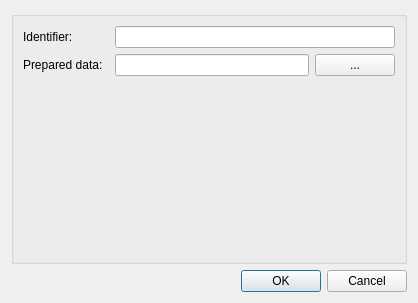
<?xml version="1.0" encoding="UTF-8"?>
<ui version="4.0">
 <class>ConfigureDialog</class>
 <widget class="QDialog" name="ConfigureDialog">
  <property name="geometry">
   <rect>
    <x>0</x>
    <y>0</y>
    <width>418</width>
    <height>303</height>
   </rect>
  </property>
  <property name="windowTitle">
   <string>Configure Step</string>
  </property>
  <layout class="QVBoxLayout" name="verticalLayout_2">
   <item>
    <widget class="QGroupBox" name="configGroupBox">
     <property name="title">
      <string/>
     </property>
     <layout class="QGridLayout" name="gridLayout">
      <item row="1" column="0">
       <widget class="QLabel" name="preparedData_label">
        <property name="text">
         <string>Prepared data:  </string>
        </property>
       </widget>
      </item>
      <item row="1" column="1">
       <widget class="QLineEdit" name="identifier_lineEdit"/>
      </item>
      <item row="1" column="2">
       <widget class="QPushButton" name="preparedData_pushButton">
        <property name="text">
         <string>...</string>
        </property>
       </widget>
      </item>
      <item row="0" column="0">
       <widget class="QLabel" name="identifier_label">
        <property name="text">
         <string>Identifier:  </string>
        </property>
       </widget>
      </item>
      <item row="0" column="1" colspan="2">
       <widget class="QLineEdit" name="preparedData_lineEdit"/>
      </item>
      <item row="2" column="1">
       <spacer name="verticalSpacer">
        <property name="orientation">
         <enum>Qt::Vertical</enum>
        </property>
        <property name="sizeHint" stdset="0">
         <size>
          <width>20</width>
          <height>40</height>
         </size>
        </property>
       </spacer>
      </item>
     </layout>
    </widget>
   </item>
   <item>
    <widget class="QDialogButtonBox" name="buttonBox">
     <property name="orientation">
      <enum>Qt::Horizontal</enum>
     </property>
     <property name="standardButtons">
      <set>QDialogButtonBox::Cancel|QDialogButtonBox::Ok</set>
     </property>
    </widget>
   </item>
  </layout>
 </widget>
 <resources/>
 <connections>
  <connection>
   <sender>buttonBox</sender>
   <signal>accepted()</signal>
   <receiver>ConfigureDialog</receiver>
   <slot>accept()</slot>
   <hints>
    <hint type="sourcelabel">
     <x>248</x>
     <y>254</y>
    </hint>
    <hint type="destinationlabel">
     <x>157</x>
     <y>274</y>
    </hint>
   </hints>
  </connection>
  <connection>
   <sender>buttonBox</sender>
   <signal>rejected()</signal>
   <receiver>ConfigureDialog</receiver>
   <slot>reject()</slot>
   <hints>
    <hint type="sourcelabel">
     <x>316</x>
     <y>260</y>
    </hint>
    <hint type="destinationlabel">
     <x>286</x>
     <y>274</y>
    </hint>
   </hints>
  </connection>
 </connections>
</ui>
